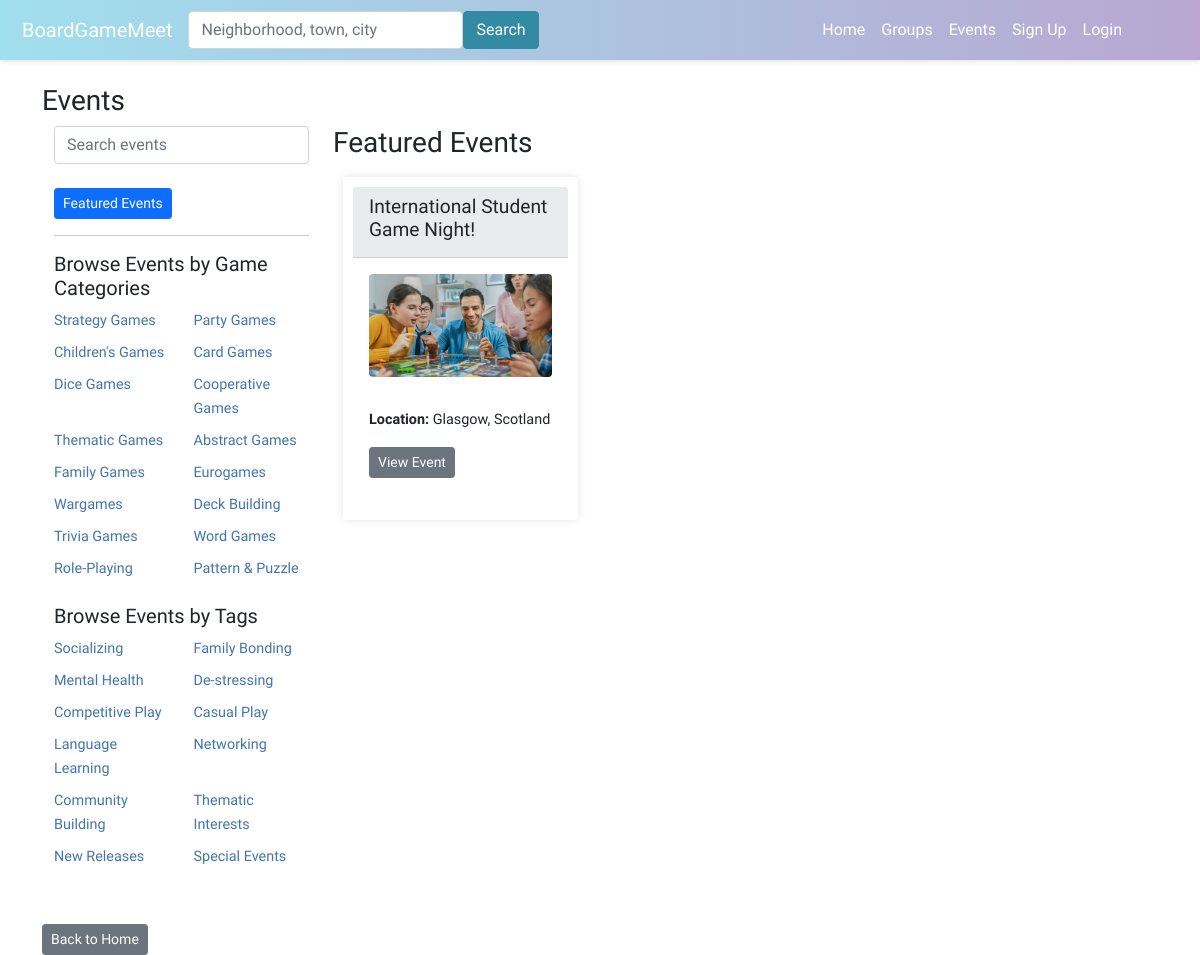
Page /events/ on the earlier database version.
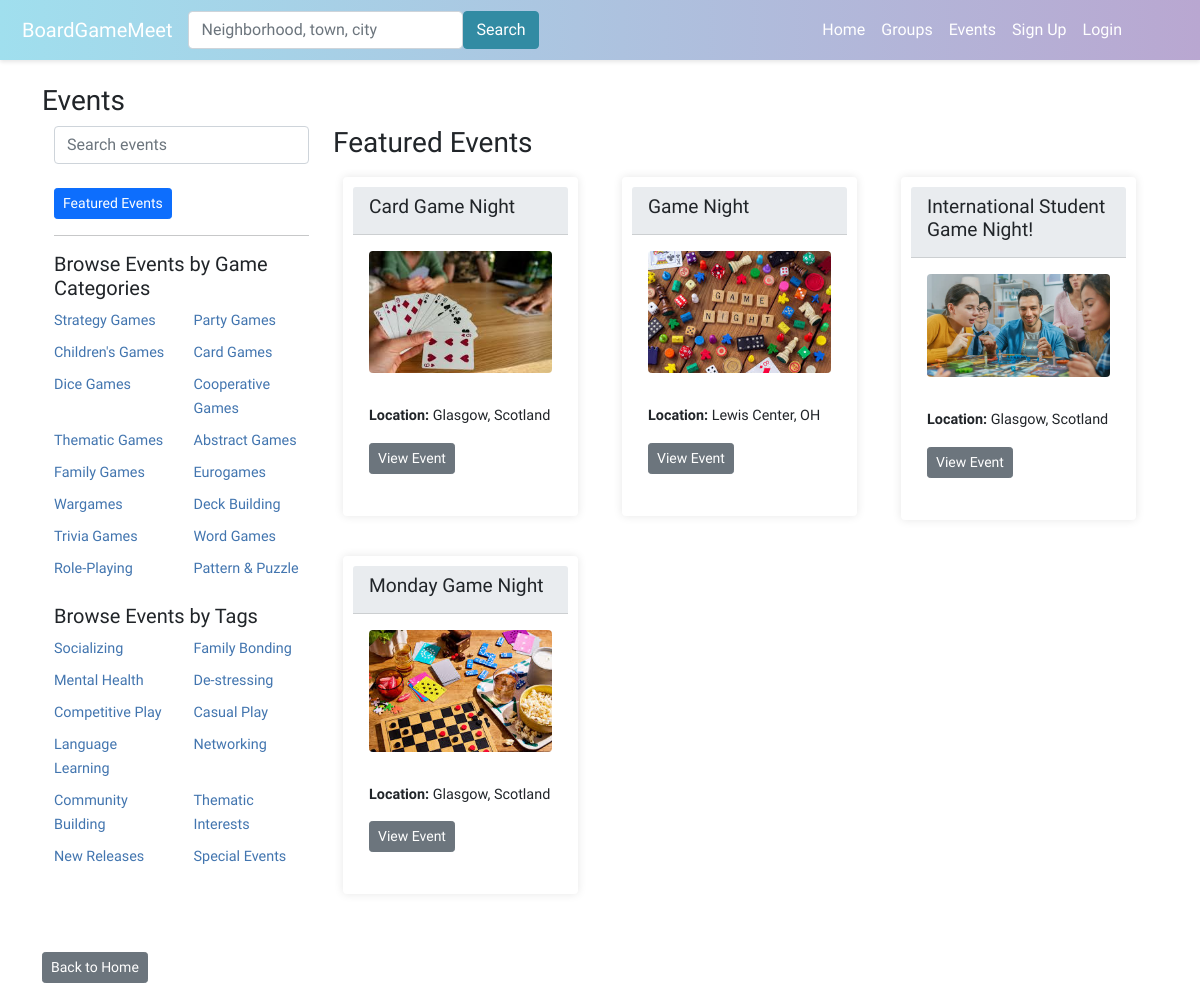
Same page on the later database version.
### boardgame/models.py (models this page shows, shortened)
class Category(models.Model):
    name = models.CharField(max_length=100)

class Tag(models.Model):
    name = models.CharField(max_length=100)

class Event(models.Model):
    group = models.ForeignKey(Group, on_delete=models.CASCADE)
    title = models.CharField(max_length=100)
    description = models.TextField()
    date_time = models.DateTimeField()
    attendees = models.ManyToManyField(User, through='EventAttendance')
    event_image = models.ImageField(upload_to='event_images/', null=True, blank=True)
    categories = models.ManyToManyField(Category, related_name='events', blank=True)
    tags = models.ManyToManyField(Tag, related_name='events', blank=True)
    nominations_open = models.BooleanField(default=True)
    signups_open = models.BooleanField(default=False)
    admin_only_nominations = models.BooleanField(default=False)
    skip_nominations = models.BooleanField(default=False)

class EventLocation(models.Model):
    event = models.OneToOneField('Event', on_delete=models.CASCADE)
    address = models.CharField(max_length=255)
    city = models.CharField(max_length=100)
    sublocality = models.CharField(max_length=100, blank=True)  # neighborhoods or sublocalities
    state = models.CharField(max_length=100, blank=True, null=True)  # Nullable state field
    postcode = models.CharField(max_length=20)
    country = models.CharField(max_length=20)
    latitude = models.DecimalField(max_digits=9, decimal_places=6, blank=True, null=True)
    longitude = models.DecimalField(max_digits=9, decimal_places=6, blank=True, null=True)

### boardgame/views.py (the view)
# urls.py: path('events/', views.events, name='events'),
def events(request):
    tag_name = request.GET.get('tag')
    category_name = request.GET.get('category')
    show_user_events = request.GET.get('your_events') == 'true'
    search_query = request.GET.get('search')
    now = datetime.now()
    event_list = Event.objects.filter(date_time__gte=now).order_by('title')
    if search_query:
        event_list = event_list.filter(
            Q(title__icontains=search_query) |
            Q(eventlocation__city__icontains=search_query)
        ).distinct()
    if tag_name:
        event_list = event_list.filter(tags__name=tag_name,date_time__gte=now)
    if category_name:
        event_list = event_list.filter(categories__name=category_name,date_time__gte=now)
    user_events = None
    user = request.user
    if show_user_events and user.is_authenticated:
        user_events = EventAttendance.objects.filter(user=user).select_related('event')
        if show_user_events:
            event_list = event_list.filter(id__in=user_events.values_list('event_id', flat=True))
    context = {
        'events': event_list,
        'tags': Tag.objects.all(),
        'categories': Category.objects.all(),
        'search_query': search_query,
    }
    return render(request, 'boardgame/events.html', context=context)

### boardgame/templates/boardgame/events.html (shortened to what this page needs)
{% extends 'boardgame/base.html' %}
{% load static %}
{% block content %}
<head>
<h3>Events</h3>
</head>
<div class="container">
    <div class="row">
        <div class="col-md-3">
            <div class="mb-2">
                <form method="get" action="{% url 'events' %}">
                    <div class="input-group">
                        <input type="text" class="form-control" id="search-bar" name="search" placeholder="Search events" value="{{ request.GET.search }}">
                    </div>
                </form>
                <br/>
                <a href="{% url 'events' %}" class="btn btn-primary btn-sm">Featured Events</a>
            </div>
            <hr>
            <div class="mb-3">
                <h5>Browse Events by Game Categories</h5>
                <div class="row">
                    {% if categories %}
                    {% for category in categories %}
                    <div class="col-6 mb-2">
                        <a href="?category={{ category.name }}" class="category-link">{{ category.name }}</a>
                    </div>
                    {% endfor %}
                    {% else %}
                    <p>No categories available</p>
                    {% endif %}
                </div>
            </div>
            <div class="mb-3">
                <h5>Browse Events by Tags</h5>
                <div class="row">
                    {% if tags %}
                    {% for tag in tags %}
                    <div class="col-6 mb-2">
                        <a href="?tag={{ tag.name }}" class="tag-link">{{ tag.name }}</a>
                    </div>
                    {% endfor %}
                    {% else %}
                    <p>No tags available</p>
                    {% endif %}
                </div>
            </div>
        </div>
        <div class="col-md-9">
            <h3>
                {% if request.GET.your_events %}
                    Your Events
                {% elif request.GET.tag %}
                    Results for Tag: {{ request.GET.tag }}
                {% elif request.GET.category %}
                    Results for Category: {{ request.GET.category }}
                {% else %}
                    Featured Events
                {% endif %}
            </h3>
            <div class="row" id="event-cards">
                {% if events %}
                {% for event in events %}
                <div class="col-md-4 mb-3">
                    <div class="card" style="border: none; box-shadow: 0 0 10px rgba(0,0,0,0.1);">
                        <div class="card-header" style="background-color: #e9ecef;">
                            <h4>{{ event.title }}</h4>
                        </div>
                        <div class="card-body">
                            {% if event.event_image %}
                            <img src="{{ event.event_image.url }}" class="profile-image rounded mb-3" style="max-width: 100%;">
                            {% else %}
                            <img src="{% static 'boardgame/images/event_profile_default.jpg' %}" class="profile-image rounded mb-3" style="max-width: 100%;">
                            {% endif %}
                            <p class="card-text">
                                <p><b>Location:</b> {{event.eventlocation.city }}{% if event.eventlocation.state %}, {{ event.eventlocation.state }}{% endif %}</p>
                                <a href="{% url 'event_details' event.id %}" class="btn btn-secondary btn-sm">View Event</a>
                            </p>
                        </div>
                    </div>
                </div>
                {% endfor %}
                {% else %}
                <strong>There are no events present.</strong>
                {% endif %}
            </div>
        </div>
    </div>
</div>
<div class="mt-3">
    <a href="{% url 'home' %}" class="btn btn-secondary btn-sm">Back to Home</a>
</div>
{% endblock %}

### boardgame/templates/boardgame/base.html (shortened to what this page needs)
{% load static %}
<!doctype html>
<html lang="en">
<head>
  <link rel="stylesheet" href="{% static 'boardgame/style.css' %}">
  <link rel="stylesheet" href="https://cdnjs.cloudflare.com/ajax/libs/normalize/8.0.1/normalize.min.css">
  <link href="https://cdn.jsdelivr.net/npm/bootstrap@5.0.2/dist/css/bootstrap.min.css" rel="stylesheet">
</head>
<body>
  {% include 'boardgame/navbar.html' %}
  <div class="container-lg">
    {% block content %}{% endblock %}
  </div>
  <link rel="stylesheet" href="https://ajax.googleapis.com/ajax/libs/jqueryui/1.12.1/themes/smoothness/jquery-ui.css">
</body>
</html>

### boardgame/templates/boardgame/navbar.html (shortened to what this page needs)
<nav class="navbar navbar-expand-lg navbar-dark" style="background: linear-gradient(to right, #a0dfee, #b9a7d1); box-shadow: 0 2px 4px rgba(0, 0, 0, 0.1); padding: 10px;">
  <div class="container-fluid">
    <a class="navbar-brand" href="{% url 'home' %}">BoardGameMeet</a>
    <div class="collapse navbar-collapse" id="navbarSupportedContent">
      <form class="d-flex me-auto mb-2 mb-lg-0" method="POST" action="{% url 'search' %}">
        <input class="form-control custom-search-bar" type="search" placeholder="Neighborhood, town, city" aria-label="Search" name="searched">
        <button class="btn" type="submit" style="background-color: #328ba3; border-color: #328ba3; color: #ffffff;">Search</button>
      </form>
      <ul class="navbar-nav me-5 mb-2 mb-lg-0">
        <li class="nav-item">
          <a class="nav-link" href="{% url 'home' %}" style="color: white;">Home</a>
        </li>
        <li class="nav-item">
          <a class="nav-link" href="{% url 'groups' %}" style="color: white;">Groups</a>
        </li>
        <li class="nav-item">
          <a class="nav-link" href="{% url 'events' %}" style="color: white;">Events</a>
        </li>
        {% if user.is_authenticated %}
        <li class="nav-item dropdown">
          <a class="nav-link dropdown-toggle" href="#" id="navbarDropdown" role="button" data-bs-toggle="dropdown" aria-expanded="false" style="color: white;">
            Profile
          </a>
          <ul class="dropdown-menu" aria-labelledby="navbarDropdown">
            <li><a class="dropdown-item" href="{% url 'user_profile' request.user.id %}">View Profile</a></li>
            <li><a class="dropdown-item" href="{% url 'profile_edit'  %}">Edit Profile</a></li>
            <li><hr class="dropdown-divider"></li>
            <li><a class="dropdown-item" href="{% url 'logout' %}">Logout</a></li>
          </ul>
        </li>
        {% else %}
        <li class="nav-item">
          <a class="nav-link" href="{% url 'register' %}" style="color: white;">Sign Up</a>
        </li>
        <li class="nav-item">
          <a class="nav-link" href="{% url 'login' %}" style="color: white;">Login</a>
        </li>
        {% endif %}
      </ul>
    </div>
  </div>
</nav>

### boardgame/static/boardgame/style.css (style rules this page uses)
.profile-image { max-width: 300px; max-height: 200px; width: auto; height: auto; }
.card { padding: 10px; margin: 10px; }
.card-header h4 { font-size: 1.2rem; }
.card-body p { font-size: 0.9rem; }
.btn-sm { font-size: 0.8rem; padding: 5px 10px; }
.container { max-width: 1200px; margin: auto; }
.navbar .form-control.custom-search-bar { width: 275px; }

### boardgame/templates/boardgame/base.html (style rules this page uses)
body { font-family: 'Varela Round', sans-serif; }
.navbar-nav li { list-style: none !important; font-size: 1rem; }

### boardgame/templates/boardgame/events.html (style rules this page uses)
.tag-link, .category-link { text-decoration: none; color: #4275af; font-size: 0.9rem; }
.row > div { margin-bottom: 1rem; }

Differences in the rows shown:
added Event: title "Card Game Night", event_image (picture), eventlocation.city "Glasgow", eventlocation.state "Scotland"
now on this page (row edited): Event: title "Game Night", event_image (picture), eventlocation.city "Lewis Center", eventlocation.state "OH"
now on this page (row edited): Event: title "Monday Game Night", event_image (picture), eventlocation.city "Glasgow", eventlocation.state "Scotland"
